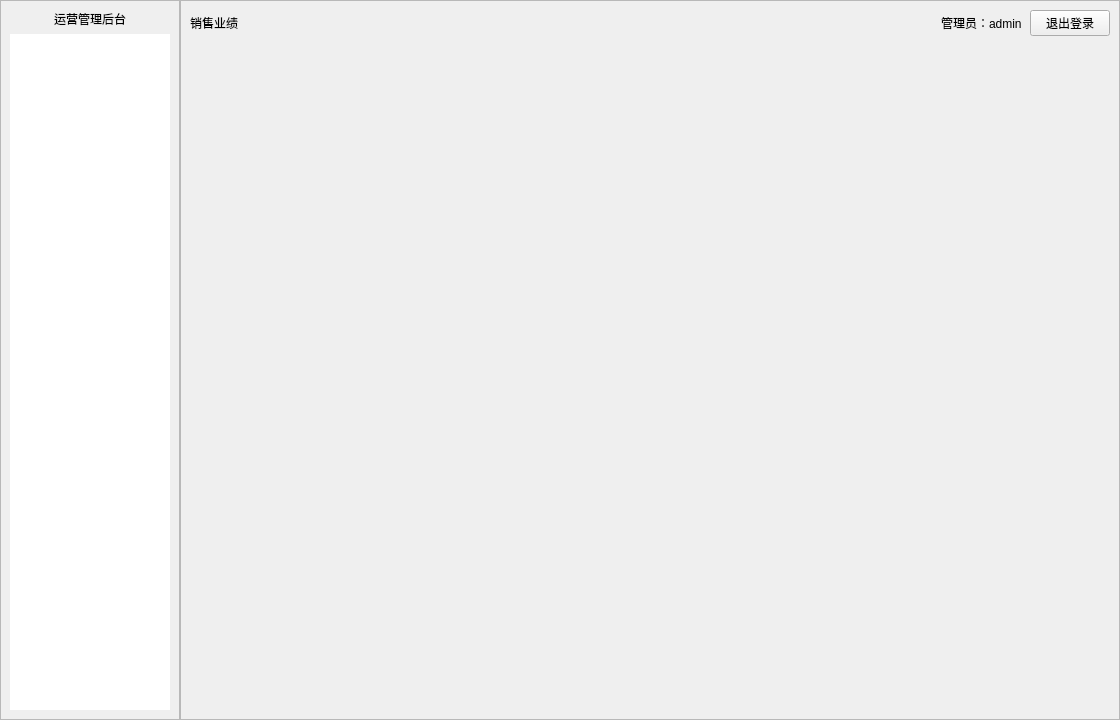
<?xml version="1.0" encoding="UTF-8"?>
<ui version="4.0">
 <class>MainWindow</class>
 <widget class="QWidget" name="MainWindow">
  <property name="geometry">
   <rect>
    <x>0</x>
    <y>0</y>
    <width>1120</width>
    <height>720</height>
   </rect>
  </property>
  <property name="windowTitle">
   <string>充电桩管理后台</string>
  </property>
  <layout class="QHBoxLayout" name="rootLayout">
   <property name="spacing">
    <number>0</number>
   </property>
   <property name="leftMargin">
    <number>0</number>
   </property>
   <property name="topMargin">
    <number>0</number>
   </property>
   <property name="rightMargin">
    <number>0</number>
   </property>
   <property name="bottomMargin">
    <number>0</number>
   </property>
   <item>
    <widget class="QFrame" name="sideBar">
     <property name="minimumSize">
      <size>
       <width>180</width>
       <height>0</height>
      </size>
     </property>
     <property name="maximumSize">
      <size>
       <width>180</width>
       <height>16777215</height>
      </size>
     </property>
     <property name="frameShape">
      <enum>QFrame::StyledPanel</enum>
     </property>
     <layout class="QVBoxLayout" name="verticalLayout">
      <item>
       <widget class="QLabel" name="brandLabel">
        <property name="text">
         <string>运营管理后台</string>
        </property>
        <property name="alignment">
         <set>Qt::AlignCenter</set>
        </property>
       </widget>
      </item>
      <item>
       <widget class="QListWidget" name="navList">
        <property name="frameShape">
         <enum>QFrame::NoFrame</enum>
        </property>
       </widget>
      </item>
     </layout>
    </widget>
   </item>
   <item>
    <widget class="QFrame" name="contentFrame">
     <property name="frameShape">
      <enum>QFrame::StyledPanel</enum>
     </property>
     <layout class="QVBoxLayout" name="verticalLayout_2">
      <property name="spacing">
       <number>8</number>
      </property>
      <item>
       <layout class="QHBoxLayout" name="headerLayout">
        <item>
         <widget class="QLabel" name="titleLabel">
          <property name="text">
           <string>销售业绩</string>
          </property>
         </widget>
        </item>
        <item>
         <spacer name="headerSpacer">
          <property name="orientation">
           <enum>Qt::Horizontal</enum>
          </property>
          <property name="sizeHint" stdset="0">
           <size>
            <width>40</width>
            <height>20</height>
           </size>
          </property>
         </spacer>
        </item>
        <item>
         <widget class="QLabel" name="userLabel">
          <property name="text">
           <string>管理员：admin</string>
          </property>
         </widget>
        </item>
        <item>
         <widget class="QPushButton" name="logoutButton">
          <property name="text">
           <string>退出登录</string>
          </property>
         </widget>
        </item>
       </layout>
      </item>
      <item>
       <widget class="QStackedWidget" name="stack">
        <property name="currentIndex">
         <number>0</number>
        </property>
       </widget>
      </item>
     </layout>
    </widget>
   </item>
  </layout>
 </widget>
 <resources/>
 <connections/>
</ui>
